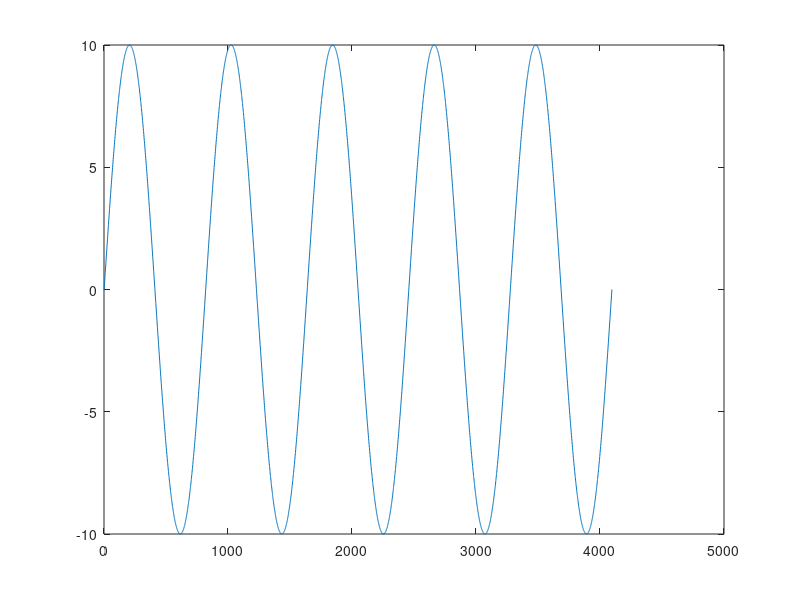

Here is the MATLAB script that generated this plot:
t = linspace(0,1,4096);
f = 5;
y = 10*sin(2*pi*f*t);
plot(y);
Input_fileID = fopen('input_UART.txt','w');
fprintf(Input_fileID, '%5.6f 0 \n', y);
plot(y)